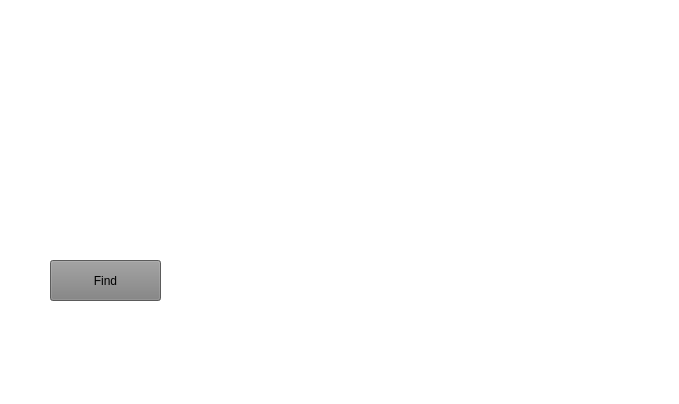
<?xml version="1.0" encoding="UTF-8"?>
<ui version="4.0">
 <class>MainWindow</class>
 <widget class="QMainWindow" name="MainWindow">
  <property name="geometry">
   <rect>
    <x>0</x>
    <y>0</y>
    <width>679</width>
    <height>404</height>
   </rect>
  </property>
  <property name="sizePolicy">
   <sizepolicy hsizetype="Maximum" vsizetype="Maximum">
    <horstretch>0</horstretch>
    <verstretch>0</verstretch>
   </sizepolicy>
  </property>
  <property name="windowTitle">
   <string>MainWindow</string>
  </property>
  <property name="styleSheet">
   <string notr="true"/>
  </property>
  <widget class="QWidget" name="centralwidget">
   <property name="layoutDirection">
    <enum>Qt::LeftToRight</enum>
   </property>
   <property name="styleSheet">
    <string notr="true">background-color: white;

</string>
   </property>
   <widget class="QPushButton" name="pushButton">
    <property name="geometry">
     <rect>
      <x>50</x>
      <y>260</y>
      <width>111</width>
      <height>41</height>
     </rect>
    </property>
    <property name="styleSheet">
     <string notr="true">background-color: gray; color: black;</string>
    </property>
    <property name="text">
     <string>Find</string>
    </property>
   </widget>
  </widget>
 </widget>
 <resources/>
 <connections/>
</ui>
